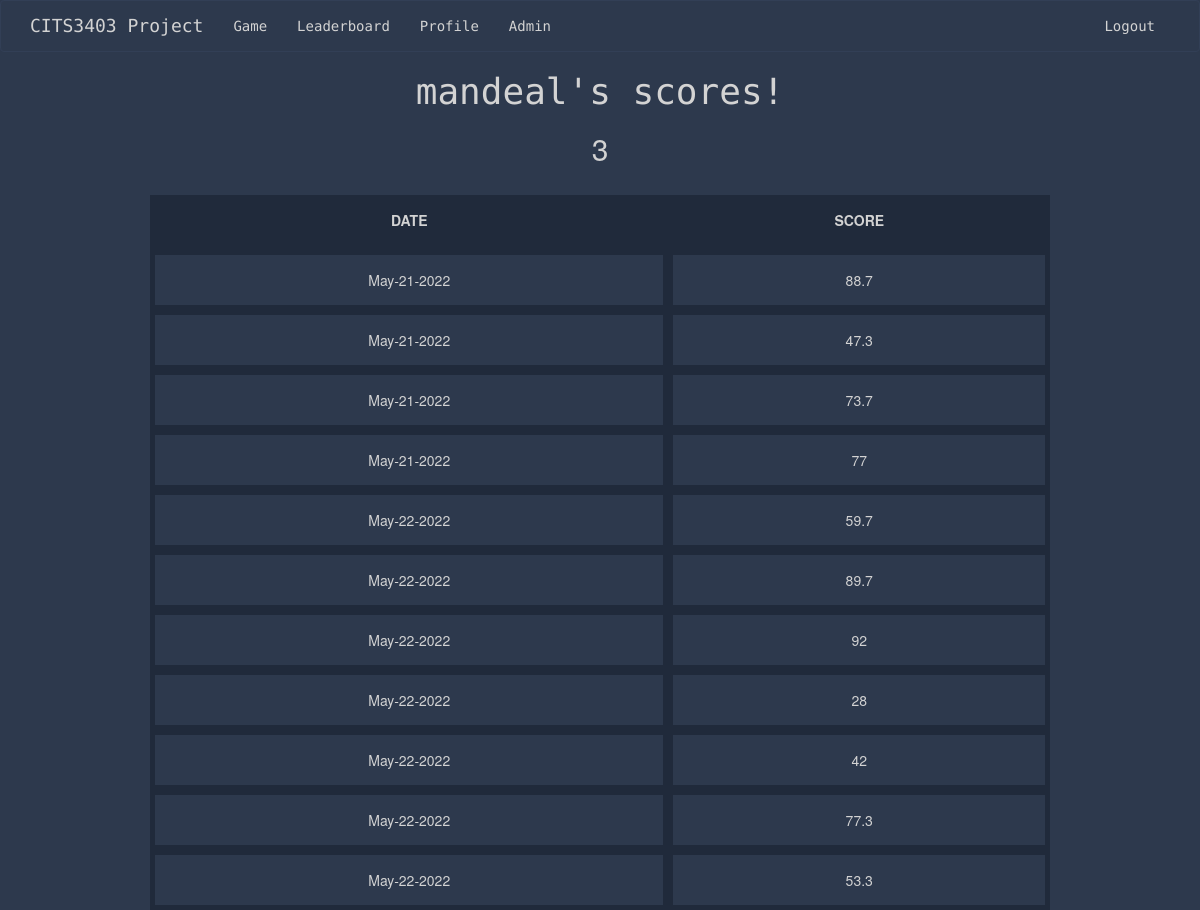
The page /user_stats (signed in) on the database its author committed.
### app/models.py (models this page shows, shortened)
class User(UserMixin, db.Model):
    id = db.Column(db.Integer, primary_key=True)
    username = db.Column(db.String(64), index=True, unique=True)
    email = db.Column(db.String(120), index=True, unique=True)
    password_hash = db.Column(db.String(128))
    user_stats = db.relationship('Score', backref='user', lazy=True)
    @login.user_loader
    def load_user(id):
        return User.query.get(int(id))

class Score(UserMixin, db.Model):
    id = db.Column(db.Integer, primary_key=True)
    user_score = db.Column(db.Integer)
    user_id = db.Column(db.Integer, db.ForeignKey("user.id"))
    today = date.today()
    format_date = today.strftime("%b-%d-%Y") #strips minutes, formats the date eg May-16-2022
    date = db.Column(db.String, default=format_date)

### app/routes.py (the view)
@app.route('/user_stats')
def user_stats():
    if current_user.is_authenticated:
        user_id = current_user.id
        my_scores = Score.query.filter_by(user_id=user_id)
        return render_template('user.html', user=my_scores)
    return render_template('user.html', title='Profile')

### app/templates/user.html
{% extends "base.html" %}
{% block content %}
    <h1>{{ current_user.username }}'s scores! </h1>
    <h2>{{ current_user.id }} </h2>
   <table id="myTable" class="tablesorter">
    <thead>
        <tr>
            <th> DATE </th>
            <th> SCORE </th>
        </tr>
    </thead>
    <tbody>
        {% for user in user %}
            <tr>
                <td> {{ user.date }} </td>
                <td> {{ user.user_score }} </td>
            </tr>
        {% endfor %}
    </tbody>
</table>
</body>
{% endblock %}

### app/static/css/stylesheet.css (style rules this page uses)
head,body { text-align: center; }
body { background: #2d394d; color: lightgrey; }
.center, h1 { text-align: center; font-family: 'Source Code Pro', monospace; }
table { border-collapse: separate; width: 75%; margin-left: auto; margin-right: auto; margin-top: 30px; }
th, td { border: 5px solid #202a3b; padding: 15px; text-align: center; margin: none; }
th { border-top: none; font-weight: bold; background-color: #202a3b; }

### rows shown on the page
User: username "mandeal", id "3"
Score: date "May-21-2022", user_score "88.7"
Score: date "May-21-2022", user_score "47.3"
Score: date "May-21-2022", user_score "73.7"
Score: date "May-21-2022", user_score "77"
Score: date "May-22-2022", user_score "59.7"
Score: date "May-22-2022", user_score "89.7"
Score: date "May-22-2022", user_score "92"
Score: date "May-22-2022", user_score "28"
Score: date "May-22-2022", user_score "42"
Score: date "May-22-2022", user_score "77.3"
Score: date "May-22-2022", user_score "53.3"
